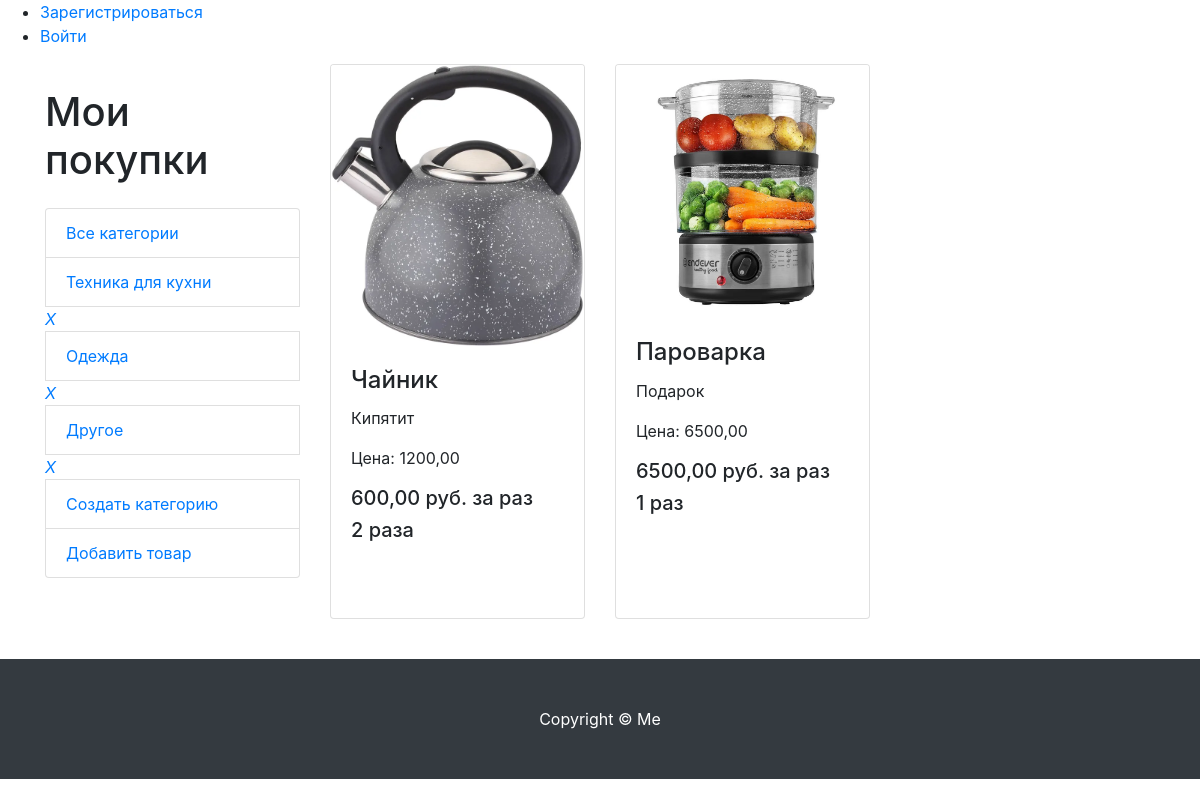
Screenshot of /products/2/ with the database file from the repository.
### myproducts/models.py (models this page shows, shortened)
class Category(models.Model):
    name = models.CharField(max_length=100, unique=True, verbose_name='Категория')
    description = models.TextField(blank=True, verbose_name='Описание категории')
    class Meta:
        verbose_name = 'категорию'
        verbose_name_plural = 'Категории'

class Product(models.Model):
    name = models.CharField(max_length=256, verbose_name='Название')
    image = models.ImageField(upload_to='products_images/', blank=True, verbose_name='Изображение')
    description = models.CharField(max_length=250, blank=True, verbose_name='Описание')
    price = models.DecimalField(max_digits=8, decimal_places=2, verbose_name='Цена')
    times = models.PositiveIntegerField(default=0, blank=True, verbose_name='Количество раз')
    category = models.ForeignKey(Category, on_delete=models.CASCADE, verbose_name='Категория')
    class Meta:
        verbose_name = 'товар'
        verbose_name_plural = 'Товары'

### myproducts/views.py (the view)
# urls.py: path('products/', views.my_products, name='my_products'),
def my_products(request, category_id=None):
    context = {
        'title': 'Мои покупки',
        'categories': Category.objects.all(),
    }
    if category_id:
        products = Product.objects.filter(category_id=category_id)
    else:
        products = Product.objects.all()
    paginator = Paginator(products, 3)
    page_number = request.GET.get('page')
    page_obj = paginator.get_page(page_number)
    context.update({'products': page_obj})
    return render(request, 'myproducts/myproducts.html', context)

### myproducts/templates/myproducts/myproducts.html (shortened to what this page needs)
{% extends 'calculator/base.html' %}
{% load static %}
{% load mathfilters %}
{% block content %}
<div class="container">
    <div class="row">
        <div class="col-lg-3">
            <h1 class="my-4">Мои покупки</h1>
            <div class="list-group">
                {% include 'myproducts/category.html' %}
            </div>
        </div>
        <div class="col-lg-9">
            <div class="row">
                {% for product in products %}
                <div class="col-lg-4 col-md-6 mb-4">
                    <div class="card h-100">
                        <a href="product.html">
                            <img class="card-img-top"
                                 src="{{ product.image.url }}"
                                 alt="">
                        </a>
                        <div class="card-body">
                            <h4 class="card-title">{{ product.name }}</h4>
                            <p class="card-text">{{ product.description }}</p>
                            <p class="card-text">Цена: {{ product.price }}</p>
                            {% if product.times >= 1 %}
                            <h5 class="price">{{ product.price |div:product.times |floatformat:2 }} руб. за раз</h5>
                            {% endif %}
                            <h5 class="price">{{ product.times }}
                            {% with modulo=product.times|mod:10 %}
                                {% if product.times == 12 or product.times == 13 or product.times == 14 %}
                                    раз
                                {% elif modulo == 2 or modulo == 3 or modulo == 4 %}
                                    раза
                                {% else %}
                                    раз
                                {% endif %}
                            {% endwith %}
                            </h5>
                        </div>
                    </div>
                </div>
                {% endfor %}
            </div>
        </div>
    </div>
</div>
<footer class="py-5 bg-dark">
    <div class="container">
        <p class="m-0 text-center text-white">Copyright &copy; Me</p>
    </div>
</footer>
{% endblock %}

### myproducts/templates/myproducts/category.html
<div class="list-group">
    <a href="{% url 'my_products' %}" class="list-group-item">Все категории</a>
    {% for category in categories %}
    <a href="{% url 'category' category.id %}" class="list-group-item">{{ category.name }}</a>
    <a href="{% url 'delete_category' category.id %}"><i>X</i></a>
    {% endfor %}
    <a href="{% url 'create_category' %}" class="list-group-item">Создать категорию</a>
    <a href="{% url 'create_product' %}" class="list-group-item">Добавить товар</a>
</div>

### rows the page displays
Category: name "Техника для кухни"
Category: name "Одежда"
Category: name "Другое"
Product: image (picture), name "Чайник", description "Кипятит", price "1200,00", price|div "600,00", times "2", shows "раза"
Product: image (picture), name "Пароварка", description "Подарок", price "6500,00", price|div "6500,00", times "1", shows "раз"
